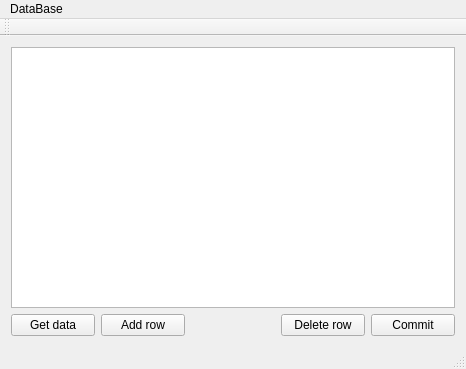
<?xml version="1.0" encoding="UTF-8"?>
<ui version="4.0">
 <class>MainWindow</class>
 <widget class="QMainWindow" name="MainWindow">
  <property name="geometry">
   <rect>
    <x>0</x>
    <y>0</y>
    <width>466</width>
    <height>369</height>
   </rect>
  </property>
  <property name="minimumSize">
   <size>
    <width>400</width>
    <height>300</height>
   </size>
  </property>
  <property name="windowTitle">
   <string>DBI</string>
  </property>
  <widget class="QWidget" name="centralWidget">
   <layout class="QGridLayout" name="gridLayout" columnstretch="0,0,0,0,0">
    <item row="1" column="3">
     <widget class="QPushButton" name="deleteRowBtn">
      <property name="text">
       <string>Delete row</string>
      </property>
     </widget>
    </item>
    <item row="1" column="0">
     <widget class="QPushButton" name="getDataBtn">
      <property name="text">
       <string>Get data</string>
      </property>
     </widget>
    </item>
    <item row="1" column="4">
     <widget class="QPushButton" name="commitBtn">
      <property name="text">
       <string>Commit</string>
      </property>
     </widget>
    </item>
    <item row="0" column="0" colspan="5">
     <widget class="QTableWidget" name="tableWidget">
      <property name="minimumSize">
       <size>
        <width>371</width>
        <height>201</height>
       </size>
      </property>
      <property name="frameShadow">
       <enum>QFrame::Sunken</enum>
      </property>
     </widget>
    </item>
    <item row="1" column="1">
     <widget class="QPushButton" name="addRowBtn">
      <property name="text">
       <string>Add row</string>
      </property>
     </widget>
    </item>
   </layout>
  </widget>
  <widget class="QMenuBar" name="menuBar">
   <property name="geometry">
    <rect>
     <x>0</x>
     <y>0</y>
     <width>466</width>
     <height>21</height>
    </rect>
   </property>
   <widget class="QMenu" name="menuFIle">
    <property name="title">
     <string>DataBase</string>
    </property>
    <addaction name="actionOpenDB"/>
    <addaction name="actionCloseDB"/>
    <addaction name="separator"/>
    <addaction name="actionExit"/>
   </widget>
   <addaction name="menuFIle"/>
  </widget>
  <widget class="QToolBar" name="mainToolBar">
   <attribute name="toolBarArea">
    <enum>TopToolBarArea</enum>
   </attribute>
   <attribute name="toolBarBreak">
    <bool>false</bool>
   </attribute>
  </widget>
  <widget class="QStatusBar" name="statusBar"/>
  <action name="actionOpenDB">
   <property name="text">
    <string>Open DB</string>
   </property>
  </action>
  <action name="actionCloseDB">
   <property name="text">
    <string>Close DB</string>
   </property>
  </action>
  <action name="actionExit">
   <property name="text">
    <string>Exit</string>
   </property>
  </action>
 </widget>
 <layoutdefault spacing="6" margin="11"/>
 <resources/>
 <connections/>
</ui>
